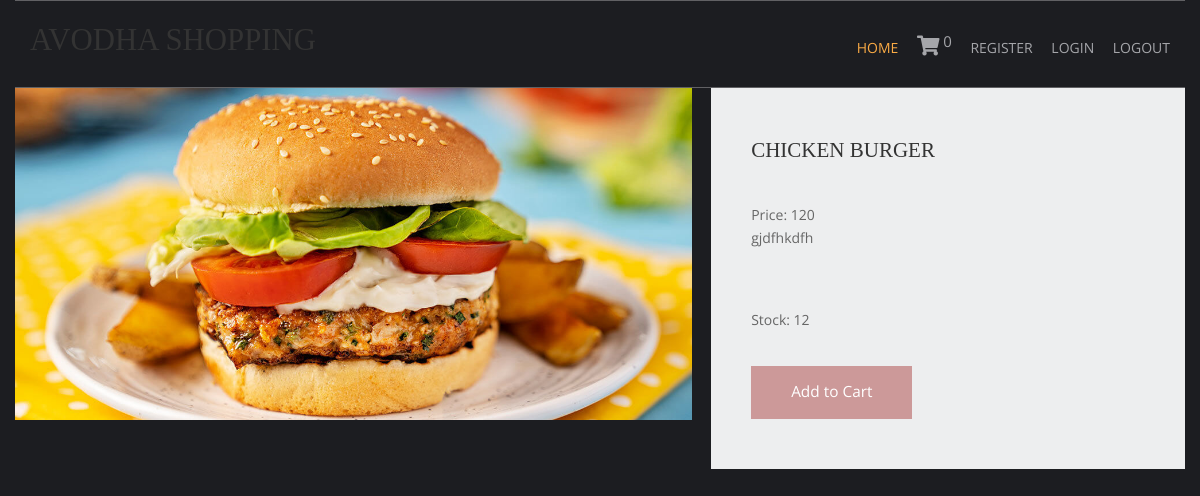
The app's page /chicken-recipes/chicken-burger with its own data.
### shop/models.py (models this page shows, shortened)
class products(models.Model):
    name = models.CharField(max_length=250, unique=True)
    slug = models.SlugField(max_length=250, unique=True)
    img = models.ImageField(upload_to='products')
    desc = models.TextField()
    stock = models.IntegerField()
    price = models.IntegerField()
    available = models.BooleanField()
    category = models.ForeignKey(categ,on_delete=models.CASCADE)
    class Meta:
        ordering = ('name',)
        verbose_name='product'
        verbose_name_plural='products'

### shop/views.py (the view)
# urls.py: path('<slug:c_slug>/<slug:products_slug>',views.prodDetails,name='details'),
def prodDetails(request,c_slug,products_slug):
    try:
        prod=products.objects.get(category__slug=c_slug,slug=products_slug)
    except exception as e:
        raise e
    return render(request,'item.html',{'pr':prod})

### cart/context_processor.py (called while the page is built)
def count(request):
    item_count=0
    if 'admin' in request.path:
        return{}
    else:
        try:
            ct=cartlist.objects.filter(cart_id=c_id(request))
            cti=items.objects.all().filter(cart=ct[:1])
            for c in cti:
                item_count+=c.quan
        except cartlist.DoesNotExists:
            item_count=0
        return dict(itc=item_count)

### cart/views.py (called while the page is built)
def c_id(request):
    ct_id = request.session.session_key
    if not ct_id:
        ct_id = request.session.create()
    return ct_id

### templates/item.html (shortened to what this page needs)
{% extends 'base.html' %}
{% load static %}
{% block content %}
<html lang="en">
<head>
    <link href="{% static 'pr/fontawesome/css/all.min.css' %}" rel="stylesheet" />
    <link href="{% static 'pr/css/templatemo-comparto.css' %}" rel="stylesheet" />
</head>
<body>
        <section class="tm-mb-1" id="about">
            <div class="tm-row tm-about-row">
                <div class="tm-section-1-l">
                    <img src="{{pr.img.url}}" alt="About image" class="tm-img-responsive">
                </div>
                <article class="tm-section-1-r tm-bg-color-8">
                    <h2 class="tm-mb-2 tm-title-color">{{pr.name}}</h2>
                    <p>Price: {{pr.price}} <br> {{pr.desc}}</p><br>
                    <p>Stock: {{pr.stock}}</p>
{% if pr.stock <= 0 %}
                    <h2 style="color:red">Sorry , no stock left</h2>
                    {% else %}
                    <a href="{% url 'addcart' pr.id %} " class="tm-btn tm-btn-1 tm-link-to-services">Add to Cart</a>
{% endif %}
                </article>
            </div>
        </section>
</body>
</html>
{% endblock %}

### static/hm/layout/styles/layout.css (style rules this page uses)
*, *::before, *::after { transition:all .3s ease-in-out; }
body { color:#A5A6AA; background-color:#1C1D21; }
a { color:#FBAB45; }

### static/pr/css/templatemo-comparto.css (style rules this page uses)
*, *::before, *::after { box-sizing: border-box; outline: none; }
ul, h1, h2, h3, h4, p, figure { padding: 0; margin: 0; }
body { font-family: 'Open Sans', Arial, sans-serif; font-size: 18px; overflow-x: hidden; padding-left: 15px; padding-right: 15px; margin: 0; }
h2 { font-size: 1.5rem; }
a { transition: all 0.3s ease; text-decoration: none; }
p { color: #666; line-height: 1.7; margin-bottom: 35px; }
h1, h2, h3, h4, h5, h6 { color: #333; }
.tm-mb-1 { margin-bottom: 20px; }
.tm-mb-2 { margin-bottom: 40px; }
.tm-bg-color-8 { background-color: #EDEEEF; }
.tm-img-responsive { max-width: 100%; height: auto; }
.tm-section-1-l { width: 57.85%; margin-right: 1.65%; }
.tm-section-1-r { padding: 50px 40px; width: 40.5%; }
.tm-row { display: flex; }
.tm-btn { display: inline-block; padding: 15px 40px; font-size: 1.1rem; border: none; background-color: #CC9999; color: white; }
a { color: #666; }

### static/hm/layout/styles/framework.css (style rules this page uses)
html { overflow-y:scroll; overflow-x:hidden; }
html, body { margin:0; padding:0; font-size:14px; line-height:1.6em; }
*, *::before, *::after { box-sizing:border-box; }
a { outline:none; text-decoration:none; }
img { width:auto; max-width:100%; height:auto; margin:0; padding:0; border:none; line-height:normal; vertical-align:middle; }
body, input, textarea, select { font-family:Verdana, Geneva, sans-serif; }
h1, h2, h3, h4, h5, h6, .heading { font-family:Georgia, "Times New Roman", Times, serif; }
::placeholder { opacity:1; }
h1, h2, h3, h4, h5, h6, .heading { margin:0 0 20px 0; font-size:1.4rem; line-height:normal; font-weight:normal; text-transform:uppercase; }
address, article, aside, figcaption, figure, footer, header, main, nav, section { display:block; margin:0; padding:0; }

### records on screen
products: img (picture), name "CHICKEN BURGER", price "120", desc "gjdfhkdfh", stock "12"

### other values on screen
{{ itc }} "0"
